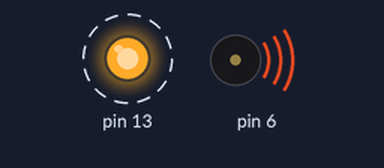
Bench run of a sketch on a simulated Arduino Uno, built with avr-gcc and run on an emulated ATmega328P. On the bench: output pins drawn as LEDs (lit = HIGH), buzzer (waves = sounding). Dashed ring = blinking.

Above: at 0.2 s.
At 2.2 s:
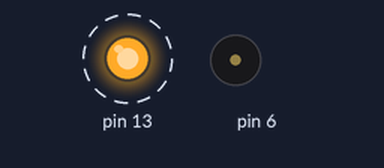
Timing chart, 0 to 3.0 s (numbered marks = the images above):
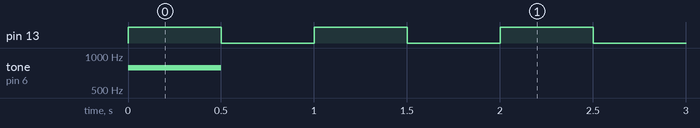

Measured:
- by itself, pin 13: alternates HIGH for 0.50 s and LOW for 0.50 s
- by itself, tone on pin 6: silent → 784 Hz at 0.00 s, → silent 0.50 s later

The sketch:

pins-3.ino
```cpp
void setup() {
  // put your setup code here, to run once:
  pinMode(13, OUTPUT);
  tone(6, 988,500);
  tone(6, 880,500);
  tone(6, 784,500);
}

void loop() {
  // put your main code here, to run repeatedly:
  digitalWrite(13, HIGH);
  delay(500);
  digitalWrite(13, LOW);
  delay(500);
}
```
